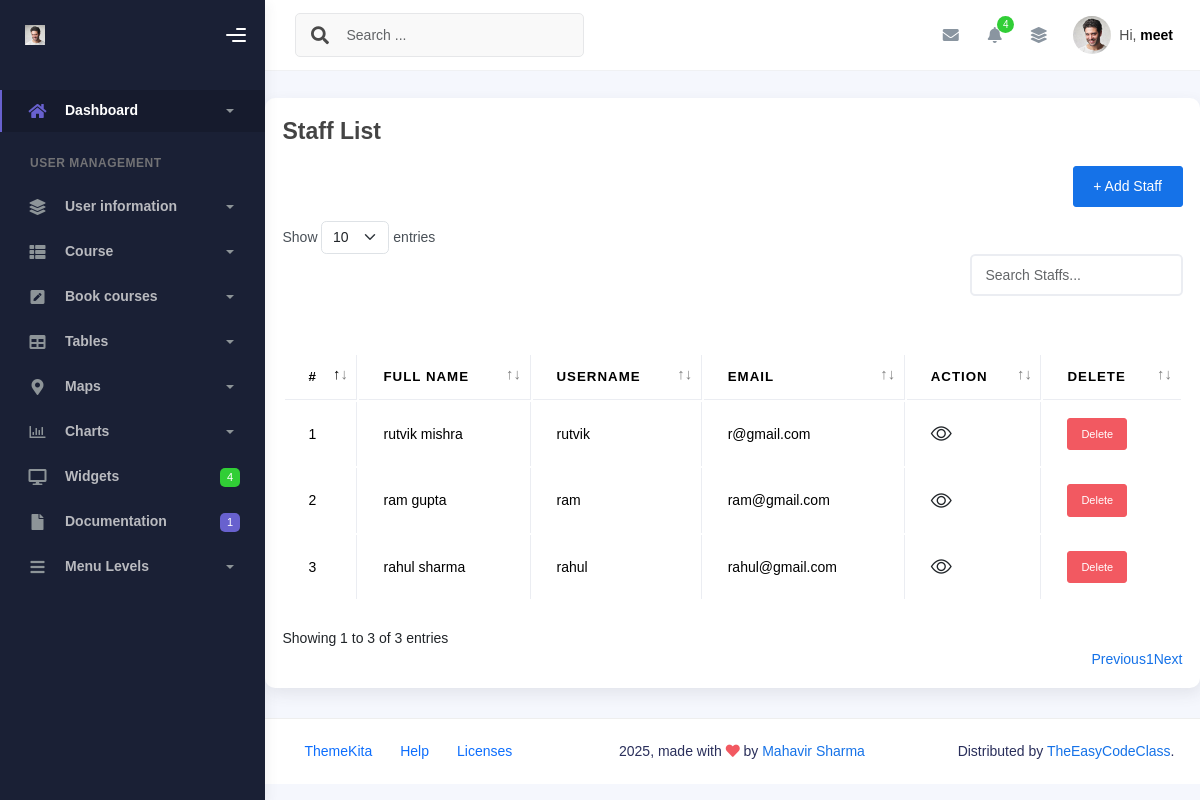
/staff/list/ (signed in), run on the app's committed database.
### dashboard/models.py (models this page shows, shortened)
class User(AbstractUser):
    GENDER_CHOICES = [
        ('M', 'Male'),
        ('F', 'Female'),
        ('O', 'Other'),
    ]
    ROLE_CHOICES = [
        ('admin', 'Admin'),
        ('staff', 'Staff'),
        ('student', 'Student'),
    ]
    phone = models.CharField(max_length=15 ,blank=True,null=True)
    gender = models.CharField(max_length=1, choices=GENDER_CHOICES,blank=True,null=True)
    dob = models.DateField(verbose_name='Date of Birth', null=True, blank=True)
    profile_picture = models.ImageField(upload_to='students/', blank=True, null=True)
    role = models.CharField(max_length=10, choices=ROLE_CHOICES)
    enroll_number = models.CharField(max_length=20, unique=True, blank=True, null=True)
    objects = StudentUserManager()

### dashboard/views.py (the view)
# urls.py: path('staff/list/', StaffListView.as_view(), name='staff_list'),
class StaffListView(LoginRequiredAdminOnlyMixin, ListView):
    login_url = '/'
    model = User
    template_name = 'dashboard/staff_list.html'
    context_object_name = 'Staff'
    def get_queryset(self):
        return User.objects.filter(role='staff')

### dashboard/views.py (called while the page is built)
    def dispatch(self, request, *args, **kwargs):
        if not request.user.is_authenticated:
            return self.handle_no_permission()
        if getattr(request.user, 'role', None) != 'admin':
            raise Http404("Page not found")
        return super().dispatch(request, *args, **kwargs)

### dashboard/templates/dashboard/staff_list.html (shortened to what this page needs)
{% extends 'dashboard/base.html' %}
{% block content %}
<div class="content">
  <div class="page-inner">
    <div class="page-header">
      <h4 class="page-title">Staff List</h4>
    </div>
  </div>
  <div class="card">
    <div class="card-body">
      <h4 class="page-title">Staff List</h4>
      <div class="mb-3 text-end">
        <button class="btn btn-primary" data-bs-toggle="modal" data-bs-target="#addStaffModal">
          + Add Staff
        </button>
      </div>
        <table id="mytable"class="table table-bordered table-hover">
          <thead>
            <tr>
              <th>#</th>
              <th>Full Name</th>
              <th>Username</th>
              <th>Email</th>
              <th>Action</th>
              <th>Delete</th>
            </tr>
          </thead>
          <tbody>
            {% for Staff in Staff %}
              <tr>
                <td>{{ forloop.counter }}</td>
                <td>{{ Staff.first_name }} {{ Staff.last_name }}</td>
                <td>{{ Staff.username }}</td>
                <td>{{ Staff.email }}</td>
                <td>
                  <a href="{% url 'view_Staff' Staff.pk %}" title="View">
                    <i class="bi bi-eye fs-4 text-dark"></i>
                  </a>
                </td>
                <td>
                 <form method="post" action="{% url 'delete_user' Staff.id %}" style="display:inline;">
  <button type="submit" class="btn btn-danger btn-sm" onclick="return confirm('Are you sure you want to delete?')">Delete</button>
</form>
                </td>
              </tr>
              {% endfor %}
          </tbody>
        </table>
    </div>
  </div>
</div>
{% endblock %}

### dashboard/templates/dashboard/sidebar.html (shortened to what this page needs)
{% load static %}
<div class="wrapper">
      <div class="sidebar" data-background-color="dark">
        <div class="sidebar-logo">
          <div class="logo-header" data-background-color="dark">
            <a href="{% url 'index' %}" class="logo">
              {% if request.user.is_authenticated and request.user.profile_picture %}
  <img src="{{ request.user.profile_picture.url }}" alt="navbar brand" class="navbar-brand" height="20" />
{% else %}
  <img src="{% static 'dashboard/img/profile.jpg' %}" alt="navbar brand" class="navbar-brand" height="20" />
{% endif %}
            </a>
            <div class="nav-toggle">
              <button class="btn btn-toggle toggle-sidebar">
                <i class="gg-menu-right"></i>
              </button>
            </div>
          </div>
        </div>
        <div class="sidebar-wrapper scrollbar scrollbar-inner">
          <div class="sidebar-content">
            <ul class="nav nav-secondary">
              <li class="nav-item active">
                <a
                  data-bs-toggle="collapse"
                  href="#dashboard"
                  class="collapsed"
                  aria-expanded="false"
                >
                  <i class="fas fa-home"></i>
                  <p>Dashboard</p>
                  <span class="caret"></span>
                </a>
              </li>
              <li class="nav-section">
                <h4 class="text-section">User Management</h4>
              </li>
              <li class="nav-item">
                <a data-bs-toggle="collapse" href="#base">
                  <i class="fas fa-layer-group"></i>
                  <p>User information</p>
                  <span class="caret"></span>
                </a>
              </li>
              <li class="nav-item">
                <a data-bs-toggle="collapse" href="#sidebarLayouts">
                  <i class="fas fa-th-list"></i>
                  <p>Course</p>
                  <span class="caret"></span>
                </a>
              </li>
              <li class="nav-item">
                <a data-bs-toggle="collapse" href="#forms">
                  <i class="fas fa-pen-square"></i>
                  <p>Book courses</p>
                  <span class="caret"></span>
                </a>
              </li>
              <li class="nav-item">
                <a data-bs-toggle="collapse" href="#tables">
                  <i class="fas fa-table"></i>
                  <p>Tables</p>
                  <span class="caret"></span>
                </a>
              </li>
              <li class="nav-item">
                <a data-bs-toggle="collapse" href="#maps">
                  <i class="fas fa-map-marker-alt"></i>
                  <p>Maps</p>
                  <span class="caret"></span>
                </a>
              </li>
              <li class="nav-item">
                <a data-bs-toggle="collapse" href="#charts">
                  <i class="far fa-chart-bar"></i>
                  <p>Charts</p>
                  <span class="caret"></span>
                </a>
              </li>
              <li class="nav-item">
                <a href="widgets.html">
                  <i class="fas fa-desktop"></i>
                  <p>Widgets</p>
                  <span class="badge badge-success">4</span>
                </a>
              </li>
              <li class="nav-item">
                <a href="../../documentation/{% url 'index' %}">
                  <i class="fas fa-file"></i>
                  <p>Documentation</p>
                  <span class="badge badge-secondary">1</span>
                </a>
              </li>
              <li class="nav-item">
                <a data-bs-toggle="collapse" href="#submenu">
                  <i class="fas fa-bars"></i>
                  <p>Menu Levels</p>
                  <span class="caret"></span>
                </a>
              </li>
            </ul>
          </div>
        </div>
      </div>
      <div class="main-panel">
        <div class="main-header">
          <nav
            class="navbar navbar-header navbar-header-transparent navbar-expand-lg border-bottom"
          >
            <div class="container-fluid">
              <nav
                class="navbar navbar-header-left navbar-expand-lg navbar-form nav-search p-0 d-none d-lg-flex"
              >
                <div class="input-group">
                  <div class="input-group-prepend">
                    <button type="submit" class="btn btn-search pe-1">
                      <i class="fa fa-search search-icon"></i>
                    </button>
                  </div>
                  <input
                    type="text"
                    placeholder="Search ..."
                    class="form-control"
                  />
                </div>
              </nav>
              <ul class="navbar-nav topbar-nav ms-md-auto align-items-center">
                <li class="nav-item topbar-icon dropdown hidden-caret">
                  <a
                    class="nav-link dropdown-toggle"
                    href="#"
                    id="messageDropdown"
                    role="button"
                    data-bs-toggle="dropdown"
                    aria-haspopup="true"
                    aria-expanded="false"
                  >
                    <i class="fa fa-envelope"></i>
                  </a>
                </li>
                <li class="nav-item topbar-icon dropdown hidden-caret">
                  <a
                    class="nav-link dropdown-toggle"
                    href="#"
                    id="notifDropdown"
                    role="button"
                    data-bs-toggle="dropdown"
                    aria-haspopup="true"
                    aria-expanded="false"
                  >
                    <i class="fa fa-bell"></i>
                    <span class="notification">4</span>
                  </a>
                </li>
                <li class="nav-item topbar-icon dropdown hidden-caret">
                  <a
                    class="nav-link"
                    data-bs-toggle="dropdown"
                    href="#"
                    aria-expanded="false"
                  >
                    <i class="fas fa-layer-group"></i>
                  </a>
                </li>
                <li class="nav-item topbar-user dropdown hidden-caret">
                  <a
                    class="dropdown-toggle profile-pic"
                    data-bs-toggle="dropdown"
                    href="#"
                    aria-expanded="false"
                  >
                    <div class="avatar-sm">
                      <img
                        src="{% if request.user.profile_picture %}
                            {{ request.user.profile_picture.url }}
                          {% else %}
                            {% static 'dashboard/img/profile.jpg' %}
                          {% endif %}"
                        alt="..."
                        class="avatar-img rounded-circle"
                      />
                    </div>
                    <span class="profile-username">
                      <span class="op-7">Hi,</span>
                      <span class="fw-bold">{{ request.user.get_full_name|default:request.user.username }}</span>
                    </span>
                  </a>
                </li>
              </ul>
            </div>
          </nav>
        </div>

### data on the page
User: user.get_full_name "meet"
User: first_name "rutvik", last_name "mishra", username "rutvik", email "r@gmail.com"
User: first_name "ram", last_name "gupta", username "ram", email "ram@gmail.com"
User: first_name "rahul", last_name "sharma", username "rahul", email "rahul@gmail.com"
